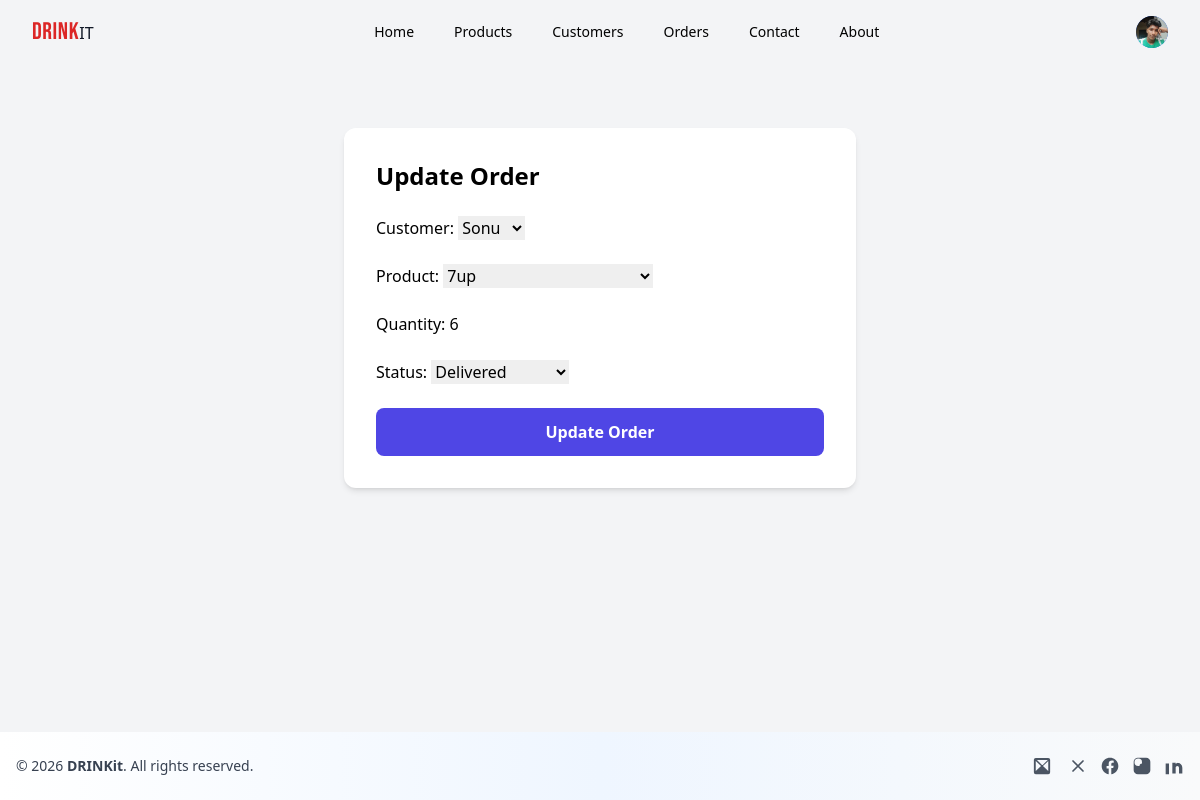
The page /update_order/9/?next=/home/ (signed in) on the database its author committed.
### demo/models.py (models this page shows, shortened)
class customer(models.Model):
    user = models.OneToOneField(User, null=True, blank=True, on_delete=models.CASCADE)
    profile_pic = models.ImageField(default="profile.jpg", null=True, blank=True)
    name = models.CharField(max_length=200, null=True)
    phone = models.CharField(max_length=200, null=True)
    email = models.EmailField(max_length=200, null=True)
    date_created = models.DateTimeField(auto_now_add=True, null=True)
    def __str__(self):
        return self.name

class order(models.Model):
    STATUS = (
        ('Pending', 'Pending'),
        ('Out for delivery', 'Out for delivery'),
        ('Delivered', 'Delivered'),
    )
    customer = models.ForeignKey(customer, null=True, blank=True, on_delete=models.SET_NULL)
    product = models.ForeignKey(product, null=True, blank=True, on_delete=models.SET_NULL)
    quantity = models.CharField(max_length=200, null=True,default="1")
    date_created = models.DateTimeField(auto_now_add=True, null=True)
    status = models.CharField(max_length=200, null=True, blank=True, choices=STATUS)

### demo/views.py (the view)
# urls.py: path('update_order/<int:pk>/',views.update_order,name='update_order'),
@login_required(login_url='login')
def update_order(request, pk):
    order_instance = get_object_or_404(models.order, id=pk)
    if not request.user.is_superuser and hasattr(request.user, 'customer'):
        if order_instance.customer != request.user.customer:
            messages.error(request, 'You do not have permission to edit this order.')
            return redirect('user_home')
    if request.user.is_superuser:
        FormClass = OrderForm
    else:
        FormClass = modelform_factory(models.order, fields=('product', 'quantity'))
    next_url = request.GET.get('next', '/home')
    if request.method == 'POST':
        next_url = request.POST.get('next', '/home')
        form = FormClass(request.POST, instance=order_instance)
        if form.is_valid():
            form.save()
            messages.success(request, 'Order updated successfully!')
            return redirect(next_url)
    else:
        form = FormClass(instance=order_instance)
    return render(request, 'demo/update_Order.html', {'form': form, 'order': order_instance, 'next': next_url})

### demo/forms.py
class OrderForm(ModelForm):
    class Meta:
        model = order
        fields = '__all__'

### demo/models.py (called while the page is built)
    def __str__(self):
        return self.name

### demo/templates/demo/update_Order.html (shortened to what this page needs)
{% load static %}
<!DOCTYPE html>
<html lang="en">
<head>
    <script src="https://cdn.tailwindcss.com"></script>
</head>
<body class="bg-gray-100 animate-fade-in-up flex flex-col min-h-screen">
    {% include 'demo/navbar.html' %}
    <div class="p-4 md:p-6 flex-grow">
    <div class="max-w-lg mx-auto my-10 bg-white p-8 rounded-xl shadow-md">
        <h1 class="text-2xl font-bold mb-6">Update Order</h1>
        <form action="" method="POST" class="space-y-6">
            {{ form.as_p }}
            <input
                type="submit"
                name="submit"
                value="Update Order"
                class="w-full bg-indigo-600 text-white py-3 px-4 rounded-lg hover:bg-indigo-700 focus:outline-none focus:ring-2 focus:ring-offset-2 focus:ring-indigo-500 cursor-pointer font-semibold"
            >
        </form>
    </div>
    </div>
    {% include 'demo/footer.html' %}
</body>
</html>

### demo/templates/demo/navbar.html (shortened to what this page needs)
{% load static %}
<script src="https://cdn.tailwindcss.com"></script>
<nav class="bg-transparent text-black ">
    <div class="max-w-7xl mx-auto px-4 sm:px-6 lg:px-8">
        <div class="flex items-center justify-between h-16">
            <div class="flex-shrink-0 flex items-center">
                {% if request.user.is_superuser %}
                 <a href="{% url 'home' %}" class=" hover:text-red-300 hover:scale-105 transition">
                    <div><span class="text-2xl font-['Bebas_Neue'] tracking-wide text-red-600 mb-5 animate-fade-in-up ">DRINK</span><span class="text-gray-900">IT</span></div></a>
                {% else %}
                 <a href="{% url 'user_home' %}" class=" hover:text-red-300 hover:scale-105 transition">
                    <div><span class="text-2xl font-['Bebas_Neue'] tracking-wide text-red-600 mb-5 animate-fade-in-up ">DRINK</span><span class="text-gray-900">IT</span></div></a>
                {% endif %}
            </div>
            <div class="hidden md:block">
                {% if request.user.is_superuser %}
                  <div class="ml-10 flex items-baseline space-x-4">
                    <a href="{% url 'home' %}" class="px-3 py-2 rounded-md text-sm font-medium text-black hover:scale-105 transition">Home</a>
                    <a href="{% url 'products' %}" class="px-3 py-2 rounded-md text-sm font-medium text-black hover:scale-105 transition">Products</a>
                    <a href="{% url 'all_customers' %}" class="px-3 py-2 rounded-md text-sm font-medium text-black hover:scale-105 transition">Customers</a>
                    <a href="{% url 'all_orders' %}" class="px-3 py-2 rounded-md text-sm font-medium text-black hover:scale-105 transition">Orders</a>
                    <a href="#footer" class="px-3 py-2 rounded-md text-sm font-medium text-black hover:scale-105 transition">Contact</a>
                    <a href="{% url 'about' %}" class="px-3 py-2 rounded-md text-sm font-medium text-black hover:scale-105 transition">About</a>
                  </div>
                {% endif %}
            </div>
            <div class="flex items-center">
                <div class="hidden md:block ml-4">
                    {% if request.user.is_authenticated %}
                    <div class="relative">
                        <button onclick="document.getElementById('user-menu-dropdown').classList.toggle('hidden')" class="flex items-center max-w-xs bg-transparent rounded-full focus:outline-none focus:ring-2 focus:ring-offset-2 focus:ring-offset-transparent focus:ring-gray-300">
                            <div class="h-8 w-8 rounded-full bg-blue-600 flex items-center justify-center text-white font-bold overflow-hidden">
                                {% if request.user.customer and request.user.customer.profile_pic %}
                                    <img class="h-full w-full object-cover" src="{{ request.user.customer.profile_pic.url }}" alt="Profile">
                                {% else %}
                                    {{ request.user.username|slice:":1"|upper }}
                                {% endif %}
                            </div>
                        </button>
                    </div>
                    {% else %}
                    <a href="{% url 'login' %}" class="bg-blue-500 text-white px-4 py-2 rounded-md hover:bg-blue-600 text-sm font-semibold">Login</a>
                    {% endif %}
                </div>
            </div>
        </div>
    </div>
</nav>

### rows shown on the page
order: customer "Sonu", product "7up", quantity "6", status "Delivered"
